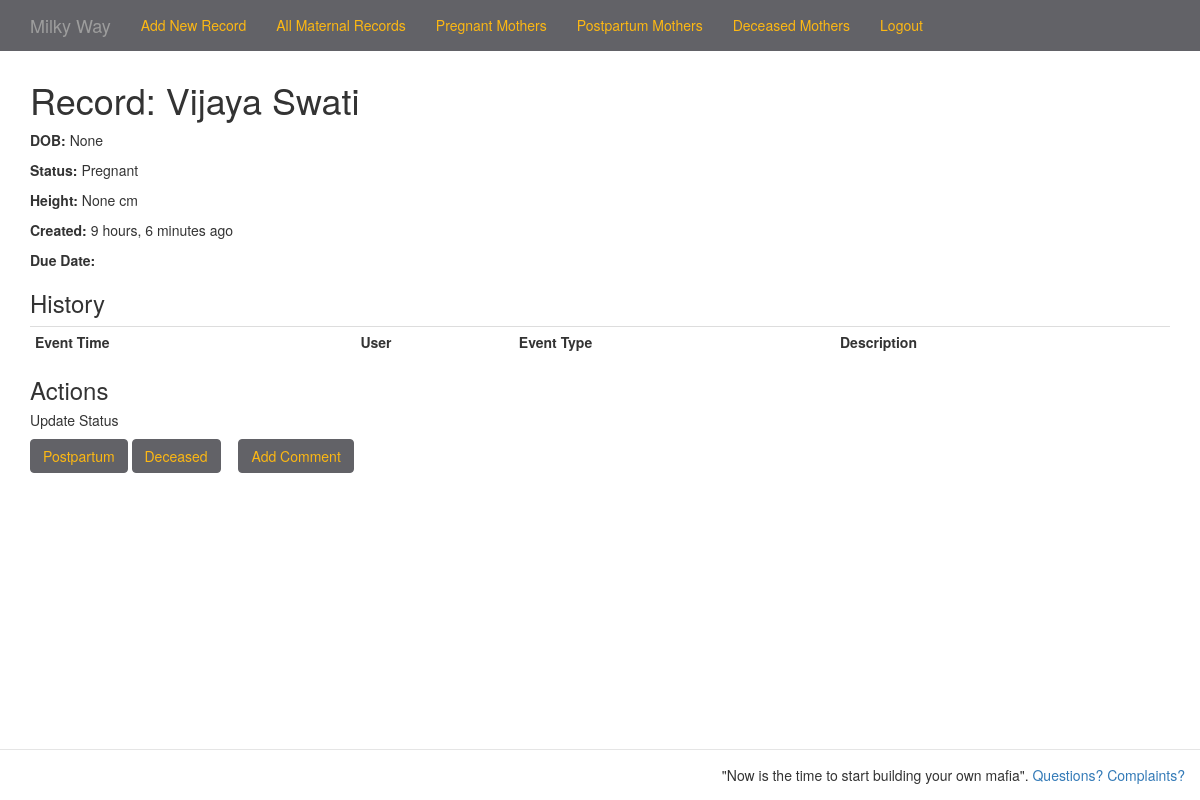
Page /mothers/manage/1/ (signed in) on the earlier database version.
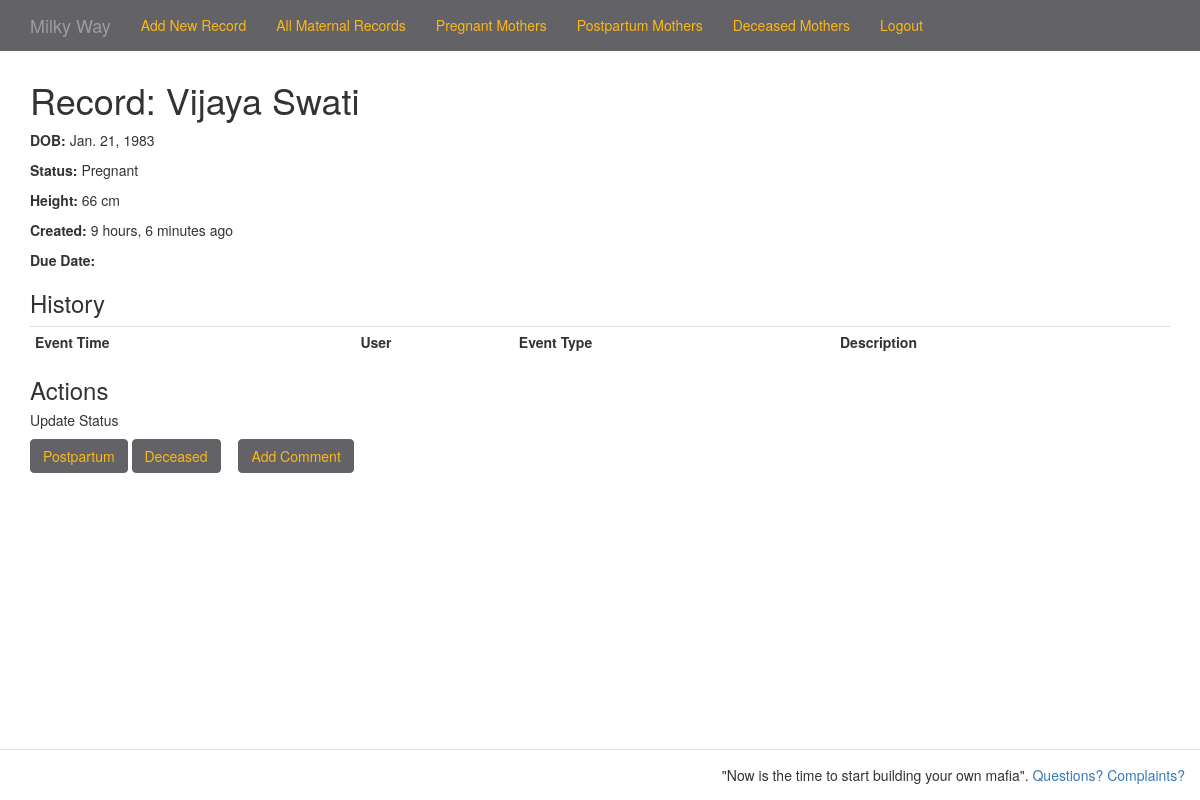
Same page on the later database version.
### betterbirthapp/models.py (models this page shows, shortened)
class Mother(models.Model):
	created_at = models.DateTimeField(auto_now_add=True)
	first_name = models.CharField(max_length=200)
	last_name = models.CharField(max_length=200)
	status = models.CharField(max_length=2, choices=MOTHER_STATUS_CHOICES)
	date_of_birth = models.DateField(null=True, blank=True)
	height = models.IntegerField(max_length=3, null=True, blank=True)
	picture = models.FileField(upload_to='/images/', null=True, blank=True)
	def full_name(self):
		return '%s %s' % (self.first_name, self.last_name)

### betterbirthapp/views.py (the view)
class MotherDetailView(DetailView):
    pk_url_kwarg = 'id'
    model = Mother
    def get_context_data(self, **kwargs):
        context = super(MotherDetailView, self).get_context_data(**kwargs)
        context['now'] = timezone.now()
	babies = Baby.objects.filter(mother__id=self.kwargs['id'])
	context['babies'] = babies
        events = EventLog.objects.filter(mother=self.kwargs['id']).order_by('created_at')
        context['events'] = events
        transitions_map = {
            'P': ('PP', 'DC'),
            'PP': ('DC',),
            'DC': (),
        }
	transitions_abbr = transitions_map[Mother.objects.filter(id=self.kwargs['id']).first().status]
        logging.debug(transitions_abbr)
        transitions = [(abbr, dict(MOTHER_STATUS_CHOICES)[abbr]) for abbr in transitions_abbr]
        context['transitions'] = transitions
	return context
    @method_decorator(login_required)
    def dispatch(self, *args, **kwargs):
        return super(MotherDetailView, self).dispatch(*args, **kwargs)

### templates/mother_manage.html (shortened to what this page needs)
{% extends "base.html" %}
{% block page_title %}Record: {{ object.full_name }}{% endblock page_title %}
{% block content %}
	<p><b>DOB:</b> {{ object.date_of_birth }}</p>
	<p><b>Status:</b> {{ object.get_status_display }}</p>
	<p><b>Height:</b> {{ object.height }} cm</p>
	<p><b>Created:</b> <span title="{{ object.created_at|date:"Y-m-d H:i:s" }}">{{ object.created_at|timesince:now }} ago</span></p>
	<p><b>Due Date:</b> {{ object.babies.due_date }} </p>
	<h3>History</h3>
		<table class="table table-condensed">
			<tr><th>Event Time</th><th>User</th><th>Event Type</th><th>Description</th></tr>
		</table>
	<h3>Actions</h3>
	<h5>Update Status</h5>
		{% for abbr, desc in transitions %}
    			<button class="btn btn-primary actionbtn" data-header-label="Update Status: {{ desc }}" data-action="{{ abbr }}" data-id="{{ object.id }}">{{ desc }}</button>
		{% endfor %}
		<button id="comment" class="btn btn-primary actionbtn" data-header-label="Add Note" data-action="N" data-id="{{ object.id }}">Add Comment</button>
{% endblock %}

Differences in the rows shown:
changed Mother "Vijaya Swati": date_of_birth "None" → "Jan. 21, 1983"; height "None" → "66"
